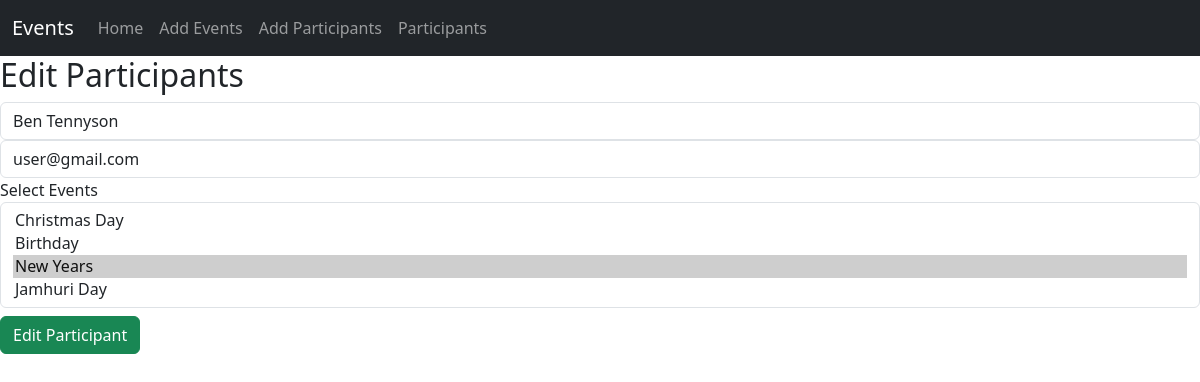
The app's page /update_participant/1/ with its own data.
### events/models.py (models this page shows, shortened)
class Participant(models.Model):
    name = models.CharField(max_length=100)
    email = models.EmailField()
    events = models.ManyToManyField(Event)

class Event(models.Model):
    name = models.CharField(max_length=100, blank=False, null=False)
    description = models.TextField(blank=False, null=False)
    location = models.CharField(max_length=100, blank=False, null=False)
    start_time = models.DateField()
    end_time = models.DateField()
    organizer = models.CharField(max_length=100, blank=False, null=False)

### events/views.py (the view, shortened to what this page needs)
# urls.py: path('update_participant/<id>/', views.update_participant, name='update_participant'),
def update_participant(request, id):
    d = Participant.objects.get(id=id)
    events = Event.objects.all()  # Fetch all events for display in the form.
    context = {'d': d, 'events': events}
    return render(request, 'update_participants.html', context)

### events/templates/update_participants.html (shortened to what this page needs)
{% load static %}
<!doctype html>
<html lang="en">
<head>
    <link rel="stylesheet" href="{% static 'css/bootstrap.min.css' %}">
</head>
<body>
<nav class="navbar navbar-expand-sm bg-dark navbar-dark">
  <div class="container-fluid">
    <a class="navbar-brand" href="{% url 'event' %}">Events</a>
    <div class="collapse navbar-collapse" id="collapsibleNavbar">
      <ul class="navbar-nav">
        <li class="nav-item">
          <a class="nav-link" href="{% url 'event' %}">Home</a>
        </li>
        <li class="nav-item">
          <a class="nav-link" href="{% url 'add_event' %}">Add Events</a>
        </li>
        <li class="nav-item">
          <a class="nav-link" href="{% url 'add_participant' %}">Add Participants</a>
        </li>
        <li class="nav-item">
          <a class="nav-link" href="{% url 'participants' %}">Participants</a>
        </li>
      </ul>
    </div>
  </div>
</nav>
<h2>Edit Participants</h2>
<form action="/update_participant/{{ d.id }}/" method="post">
    <div class="form-group">
        <div class="form-group">
            <input type="text" class="form-control" placeholder="Participant's Name" name="name" value="{{ d.name }}" required>
        </div>
        <div class="form-group">
            <input type="email" class="form-control" placeholder="Participant's Email" name="email" value="{{ d.email }}" required>
        </div>
        <div class="form-group">
    <label for="events">Select Events</label>
    <select class="form-control" id="events" name="events" multiple>
        {% for event in events %}
        <option value="{{ event.id }}" {% if event in d.events.all %}selected{% endif %}>
            {{ event.name }}
        </option>
        {% endfor %}
    </select>
</div>
        <div>
            <button class="btn btn-success mt-2" type="submit">Edit Participant</button>
        </div>
    </div>
</form>
</body>
</html>

### records on screen
Participant: name "Ben Tennyson", email "user@gmail.com", events "Christmas Day / Birthday / New Years ☑ / Jamhuri Day"
